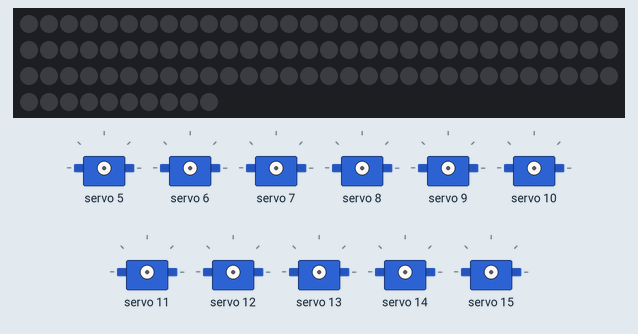
Simulated run of this sketch. Board: ATtiny85, built with avr-gcc and run on an emulated ATtiny85. On the bench: 100 RGB LEDs in strip order, left to right, continuing on the next row, 11 × servo. Random numbers use the default seed unless the sketch sets one; what the sketch prints to the serial monitor is not drawn.

Above: at 0.1 s.
At 5.48 s:
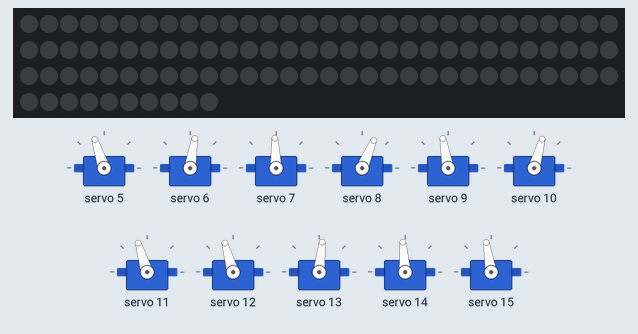
At 10.17 s:
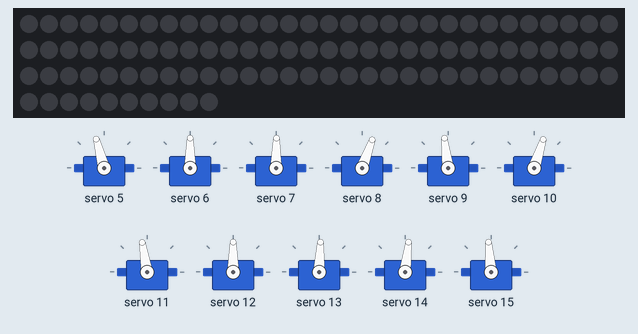
At 19.2 s:
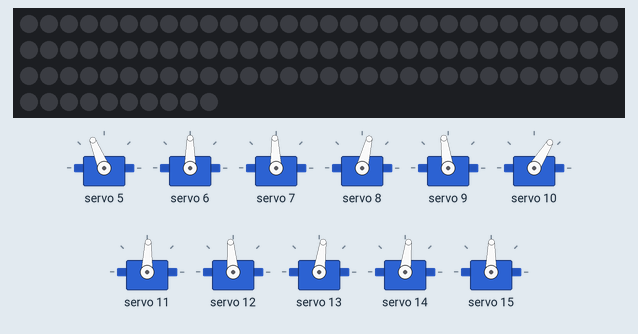
At 28.57 s:
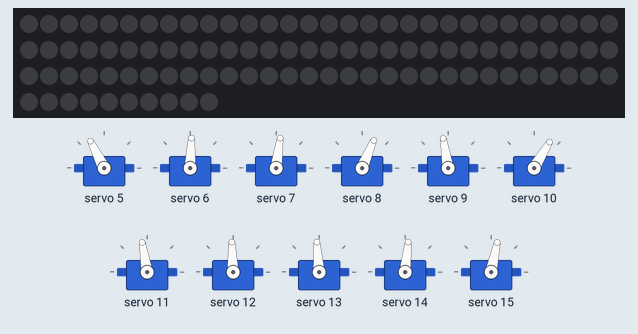
At 38.64 s:
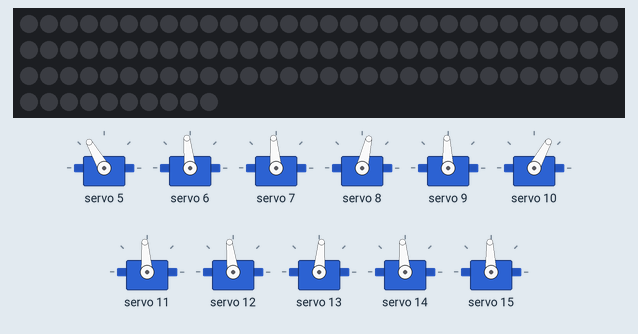
Timing chart, 0 to 40.0 s (numbered marks = the images above):
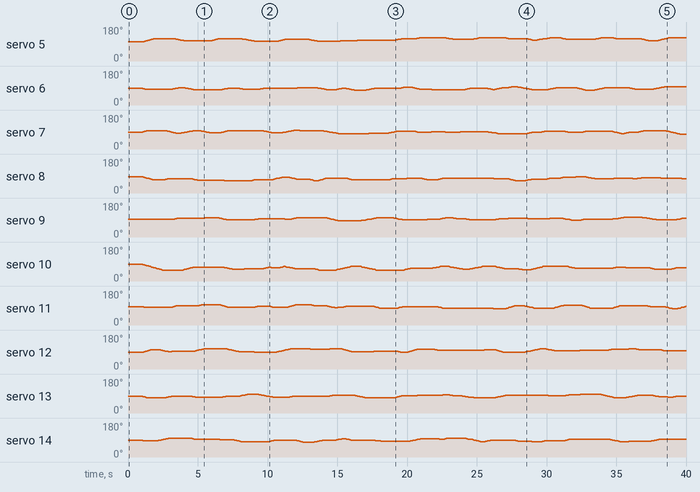

The sketch:

Servo_pwm.ino
```cpp
#include "MyServo.h"

//MyServo servo1(0, 140, 500); //pin, min, max
//MyServo servo2(1, 95, 430); //
#define NUM_SERVOS 16

MyServo servos[] = //{MyServo(0,150,600,90),MyServo(0,150,600,90) };

  {      //(pin, min, max, center)...
         //pan, tilt...
    MyServo(0, 140, 500, 90), MyServo(1, 100, 430, 80),
    MyServo(2, 150, 600, 85), MyServo(3, 150, 505, 80),
    MyServo(4, 150, 550, 75), MyServo(5, 150, 500, 105),
    MyServo(6, 100, 500, 90), MyServo(7, 100, 500, 90),
    MyServo(8, 100, 490, 80), MyServo(9, 140, 490, 90),
    MyServo(10, 100, 500, 70), MyServo(11, 100, 540, 90),
    MyServo(12, 95, 500, 100), //no tilt
    MyServo(13, 100, 500, 90), MyServo(14, 100, 500, 90),
    MyServo(15, 100, 500, 90) //no tilt
    };

//Adafruit_PWMServoDriver pwm = Adafruit_PWMServoDriver();

#define SERVOMIN  140//95//140 // This is the 'minimum' pulse length count (out of 4096)
#define SERVOMAX 500//430 // This is the 'maximum' pulse length count (out of 4096)
#define SERVO_FREQ 50 // Analog servos run at ~50 Hz updates

// servo # counter
//uint8_t servonum = 0;

const int MOTION_SENSOR_PIN = 12; // Arduino pin connected to motion sensor's pin
int state;

//////////////////////////////////////////////////////////////////////////////////////////////////////////////////
// LEDS //
#include <Adafruit_NeoPixel.h>
#ifdef __AVR__
 #include <avr/power.h> // Required for 16 MHz Adafruit Trinket
#endif

// Which pin on the Arduino is connected to the NeoPixels?
// On a Trinket or Gemma we suggest changing this to 1:
#ifdef ESP32
// Cannot use 6 as output for ESP. Pins 6-11 are connected to SPI flash. Use 16 instead.
#define LED_PIN    16
#else
#define LED_PIN    6
#endif

// How many NeoPixels are attached to the Arduino?
#define LED_COUNT 100

Adafruit_NeoPixel strip(LED_COUNT, LED_PIN, NEO_GRB + NEO_KHZ800);

//////////////////////////////////////////////////////////////////////////////////////////////////////////////////

void setup() {
  Serial.begin(9600); // initialize serial
  pinMode(MOTION_SENSOR_PIN, INPUT); // set arduino pin to input mode

  for (int i=0; i < NUM_SERVOS; i++){  // start the servo objects
    servos[i].begin();
  }

//////////////////////////////////////////////////////////////////////////////////////////////////////////////////
//LEDS
      // These lines are specifically to support the Adafruit Trinket 5V 16 MHz.
  // Any other board, you can remove this part (but no harm leaving it):
#if defined(__AVR_ATtiny85__) && (F_CPU == 16000000)
  clock_prescale_set(clock_div_1);
#endif
  // END of Trinket-specific code.

  strip.begin();           // INITIALIZE NeoPixel strip object (REQUIRED)
  strip.show();            // Turn OFF all pixels ASAP
  strip.setBrightness(10); // Set BRIGHTNESS to about 1/5 (max = 255)
  //////////////////////////////////////////////////////////////////////////////////////////////////////////////////


}

void loop() {
  state = digitalRead(MOTION_SENSOR_PIN);
  int angle;
  if(state == 1){
    //Serial.println("Somebody is in this area!");
    for (int i=0; i < NUM_SERVOS; i++){
    servos[i].moveToCenter();
    }
  }
  else if(state == 0){
 // Serial.println("No one!");
  angle = 0;
   for (int i=0; i < NUM_SERVOS; i++){
   servos[i].update();
    }
  }

//////////////////////////////////////////////////////////////////////////////////////////////////////////////////
// LEDS //
//    for(int i=0; i<LED_COUNT; i++) { // For each pixel...
//
//    // pixels.Color() takes RGB values, from 0,0,0 up to 255,255,255
//    // Here we're using a moderately bright green color:
//    strip.setPixelColor(i, strip.Color(0, 150, 0));
//
//    strip.show();   // Send the updated pixel colors to the hardware.
//
//    strip.setBrightness(10);

//    delay(500); // Pause before next pass through loop

//////////////////////////////////////////////////////////////////////////////////////////////////////////////////
  //}


//servos[0].update(0);

//  servo1.update(90); //angle
//  servo2.update(90);
//  pwm.setPWM(0, 0, angleToPulse(90));

       //pwm.setPWM(0,0,SERVOMIN);
       //delay(500);
       //pwm.setPWM(0,0,SERVOMAX);
       //delay(500);

  //  delay(500);
}
```

MyServo.cpp
```cpp
#include "Arduino.h"
#include <Wire.h>
#include <Adafruit_PWMServoDriver.h>
#include "MyServo.h"

Adafruit_PWMServoDriver pwm = Adafruit_PWMServoDriver();

MyServo::MyServo(int sNum, int sMin, int sMax, int center) {
  _sNum = sNum;
  _sMax = sMax;
  _sMin = sMin;
  _center = center;
}
 void MyServo::begin(){
  pwm.begin();
  pwm.setOscillatorFrequency(27000000);
  pwm.setPWMFreq(50);  // Analog servos run at ~50 Hz updates //SERVO_FREQ)
  target = random(_center - change, _center + change);
   Serial.print("target = ");
  Serial.println(target);
  //Serial.println("begin!");
  }

  void MyServo::moveToCenter(){
    current = _center;
    pwm.setPWM(_sNum, 0, angleToPulse(current));
    Serial.println("Somebody is in this area!");
  }

  void MyServo::update() {
  currentMillis = millis();
  if (currentMillis - posMillis >= delay) {   //delay for a bit when the servo reaches it's goal

      //update
      if (currentMillis - previousMillis >= speed) {       //Check to see if its time to move again
        previousMillis = millis();

        //move
        if (current < target){
          current++;
        }
        else if (current > target){
          current--;
        }

        // when the servo reaches it's target position ...
        else if (current == target){
//        Serial.println("target reached");
        posMillis = currentMillis; //reset the delay
        delay = random(0, 2000);  //new random delay time
        target = random(_center - change, _center + change); //new random target
        speed = random (50, 80); //new random speed

//        Serial.print("delay = ");
//        Serial.println(delay);
//        Serial.print("new speed = ");
//        Serial.println(speed);
//        Serial.print("new target = ");
//        Serial.println(target);
      }
       pwm.setPWM(_sNum, 0, angleToPulse(current));

      } // if speed
    } //if delay
  } //update

//  void MyServo::update(){
//
//
//      if (millis() - previousMillis > delay)
//      {
//        previousMillis = millis();
//      if (current < target){
//        current++;
//      }
//      else if (current > target){
//        current--;
//      }
//      else if (current == target){
//        Serial.println("target reached");
//        posMillis = currentMillis;
//        target = random(10, 175);
//        speed = random (20, 80);
//        delay = random(2000, 10000);
//
//        Serial.print("new speed = ");
//         Serial.println(speed);
//        Serial.print("new target = ");
//        Serial.println(target);
//      }
//
//      }
//      pwm.setPWM(_sNum, 0, angleToPulse(current));
//  }

int MyServo::angleToPulse(int angle){
    int pulse = map(angle, 0, 180, _sMin, _sMax);
//    Serial.print("Angle: ");Serial.print(angle);
//    Serial.print(" Pulse: ");Serial.print(pulse);
    return pulse;
}
```

MyServo.h
```cpp
#ifndef MyServo_h
#define MyServo_h
#include "Arduino.h"
//#include <Adafruit_PWMServoDriver.h>
class MyServo {
public:
  MyServo(int sNum, int sMin, int sMax, int center); //sero number, max pulse length, min pulse length
  void begin();
  void moveToCenter();
  void update();
  int angleToPulse(int angle);
private:
  int _sNum;
  int _sMax;
  int _sMin;
  int _center;
  int current = 90; //starting position
  int target;
  int change = 10; //amount the servo can move in any direction, subtracted from _center

  int speed = 50;   //servo speed
  int delay = 1000;      // delay time
  unsigned long currentMillis = 0;  //Current time when called on
  unsigned long previousMillis = 0;            //Last time millis was recorded
  unsigned long posMillis    = 0;              //Last time target position was changed, updated at target position

};
#endif
```
